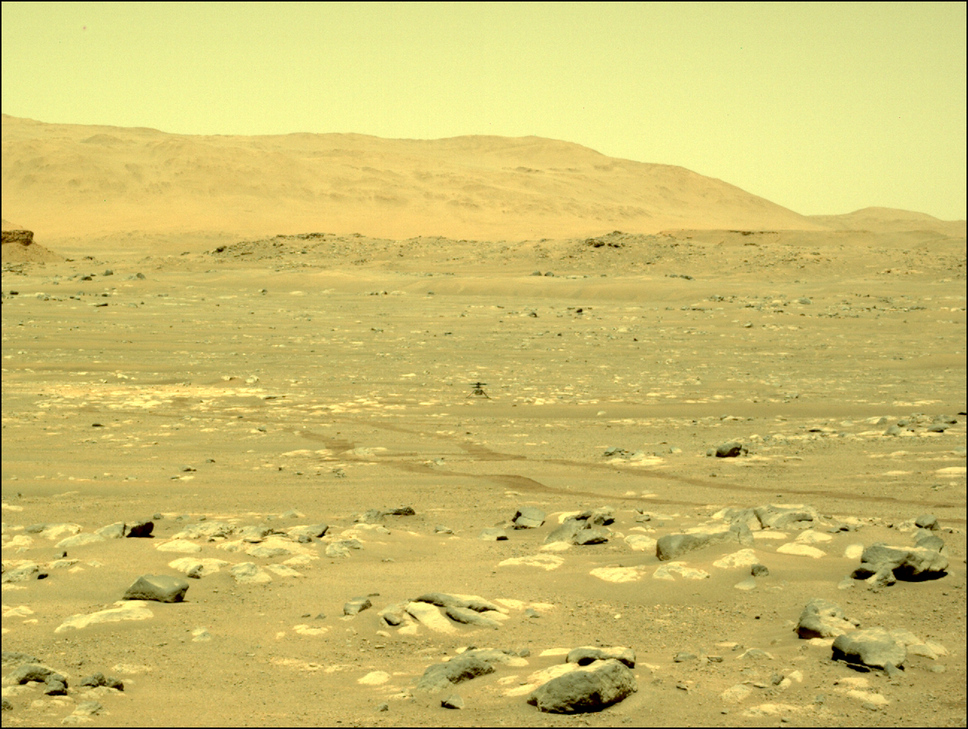
#> input picture perserverance/scripts/lefrncam_57.png, 968 x 729 px, shrunk from 1296 x 976 before the run
$ python uncalibSift.py
#> lines starting #> are read from the running program, lines starting #| are printed output that depends on the picture
#!/usr/bin/python3

import cv2 as cv
import numpy as np
import matplotlib.pyplot as plt

def keypoints_and_desscriptors_sift(image_left, image_right):
    """Using SIFT(Scale invariant feature transform) and FLANN matcher to
    obtain the keypoints and the descriptors for the stero pair[2]
    Input : left and right images
    Output: keypoints 1, keypoints 2, descriptors1, descriptors2, flann_matches
    """
    sift = cv.SIFT_create()
    key1, desc1 = sift.detectAndCompute(image_left, None)
    key2, desc2 = sift.detectAndCompute(image_right, None)

    #FLANN Enhanced Nearest Neighbour Method
    # The keypoints of the first image is matched with the second one
    # i.e the left with the right image.
    # The k = 2 keeps the best 2 matches for each point with smallest
    # distance
    FLANN_INDEX_KDTREE = 1
    index_params = dict(algorithm = FLANN_INDEX_KDTREE, trees = 5)
    search_params = dict(checks=50)
    flann = cv.FlannBasedMatcher(index_params,search_params)
    Flann_matches = flann.knnMatch(desc1,desc2,k=2)

    return key1, key2, desc1, desc2, Flann_matches

def lowes_test(matches, threshold, kp1, kp2):
    """ lowes test to keep the good points for caluculating distinctive image
    features[7][1]
    Input : flann_matches, threshold, keypoints1, keypoints2
    Output: Gives the good matches, matchesMask
    """
    matchesMask = [[0, 0] for i in range(len(matches))]
    filtered_matches = []
    pts1 = []
    pts2 = []

    for i, (m, n) in enumerate(matches):
        if m.distance < threshold*n.distance:
            # Keep this keypoint pair
            matchesMask[i] = [1, 0]
            filtered_matches.append(m)
            pts2.append(kp2[m.trainIdx].pt)
            pts1.append(kp1[m.queryIdx].pt)

    return filtered_matches, matchesMask, pts1, pts2

def draw_matches(image_left, image_right, key1, key2, matchesMask, flann_matches):
    """Matches between the images[4][5]
    Input : left image, right image, keypoints1, keypoints2, matchesMask, flann matches
    """

    params = dict(matchColor=(0, 255, 0),
                       singlePointColor=(255, 0, 0),
                       matchesMask=matchesMask[200:300],
                       flags=cv.DrawMatchesFlags_DEFAULT)

    image = cv.drawMatchesKnn(
            image_left,
            key1,
            image_right,
            key2,
            flann_matches[200:300],
            None,
            **params)
    cv.imshow("Matched points", image)
    cv.waitKey(0)

def fundamental_matrix(kp1, kp2):
    """Using the good matchs to get a good estimate of the fundamental matrix[6]
    Input : keypoints1, keypoints2 (of good matches)
    Output: f matrix, inliers, keypoints1, keypoints2
    """
    pts1 = np.int32(kp1)
    pts2 = np.int32(kp2)
    fundamental_matrix, inliers = cv.findFundamentalMat(pts1, pts2, cv.FM_RANSAC)

    # We select only inlier points
    pts1 = pts1[inliers.ravel() == 1]
    pts2 = pts2[inliers.ravel() == 1]

    return fundamental_matrix, inliers, pts1, pts2


# Input images

image_left = cv.imread("lefrncam_57.png", cv.IMREAD_GRAYSCALE)
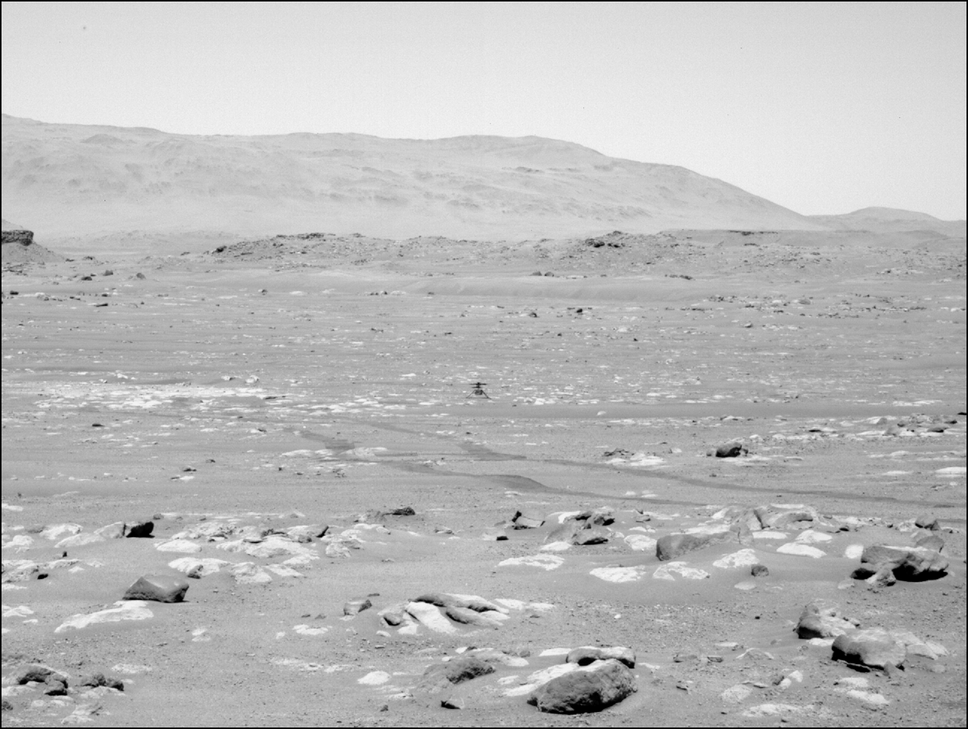
#> image_left: shape (729, 968); min 0, max 245, mean 185.8
image_right = cv.imread("rightrncam_57.png", cv.IMREAD_GRAYSCALE)
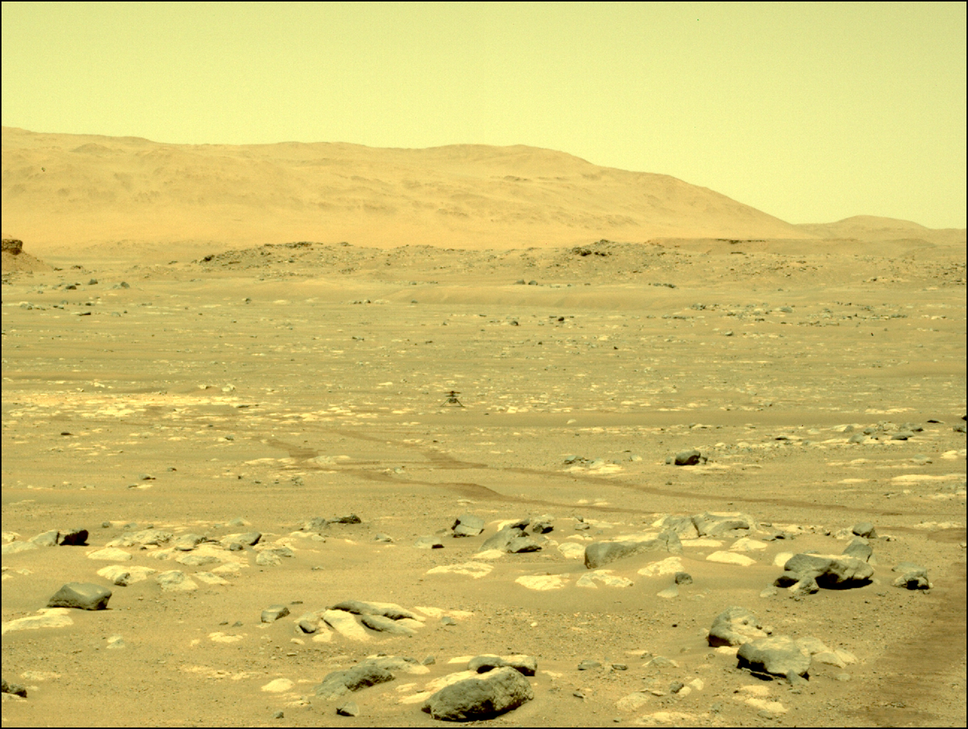
#> input picture perserverance/scripts/rightrncam_57.png, 968 x 729 px, shrunk from 1296 x 976 before the run
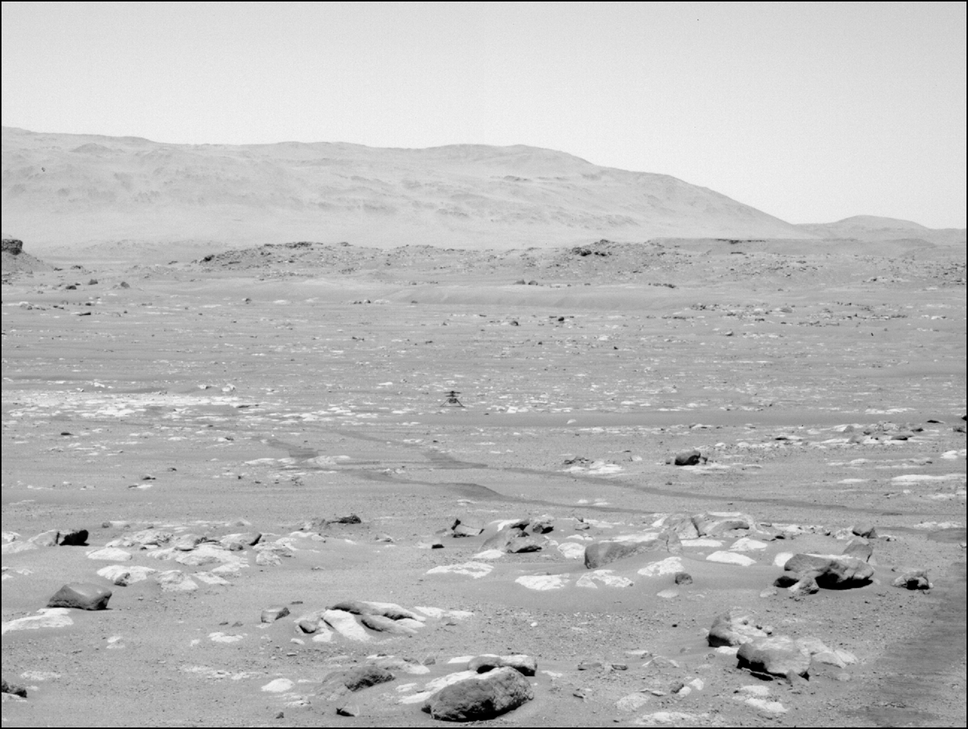
#> image_right: shape (729, 968); min 0, max 246, mean 185.6

# Keypoints ans descriptors

keyp1, keyp2, desc1,desc2, flann_matches = keypoints_and_desscriptors_sift(image_left, image_right)
#> in keypoints_and_desscriptors_sift, `key1, desc1 = sift.detectAndCompute(image_left, None)`: key1 = 2378 keypoints; strongest (x, y, size): (144, 531, 11.9), (41, 577, 4), (500, 538, 3.5), (65, 555, 2.9)
#> in keypoints_and_desscriptors_sift, `key2, desc2 = sift.detectAndCompute(image_right, None)`: key2 = 2296 keypoints; strongest (x, y, size): (483, 669, 6.8), (78, 539, 12.2), (435, 547, 3.3), (805, 676, 5)
#> in keypoints_and_desscriptors_sift, `Flann_matches = flann.knnMatch(desc1,desc2,k=2)`: Flann_matches = 2378 matches
#> keyp1 has the same summary as key1 in keypoints_and_desscriptors_sift; keyp2 has the same summary as key2 in keypoints_and_desscriptors_sift; flann_matches = 2378 matches
good_matches, mask, good_point1, good_point2 = lowes_test(flann_matches, 1, keyp1, keyp2)
#> in lowes_test, `matchesMask = [[0, 0] for i in range(len(matches))]`: matchesMask = 2378 pairs, first value 0 to 0, second value 0 to 0
#> after the loop in lowes_test, `for i, (m, n) in enumerate(matches):`: filtered_matches = 2378 matches; matchesMask = 2378 pairs, first value 1 to 1, second value 0 to 0; pts1 = 2378 pairs, first value 2.41 to 965.1, second value 129 to 726; pts2 = 2378 pairs, first value 2.39 to 965.1, second value 140.1 to 726
#> good_matches = 2378 matches; mask has the same summary as matchesMask in lowes_test; good_point1 has the same summary as pts1 in lowes_test; good_point2 has the same summary as pts2 in lowes_test
draw_matches(image_left, image_right, keyp1, keyp2, mask, flann_matches)
#> in draw_matches, `params = dict(matchColor=(0, 255, 0), singlePointColor=(255, 0, 0), ma..`: params = 4 items
#> in draw_matches, `image = cv.drawMatchesKnn( image_left, key1, image_right, key2, flann_..`:
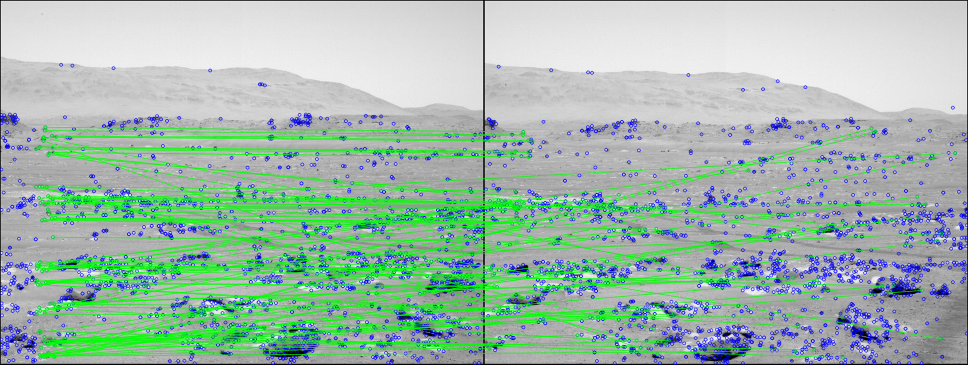
#> image: shape (729, 1936, 3) (shown at 1/2 size); mean of channels 0, 1, 2 171.9, 186.4, 160; drawn as B, G, R

f ,inliners, pts1, pts2 = fundamental_matrix(good_point1, good_point2)
#> in fundamental_matrix, `pts1 = np.int32(kp1)`: pts1 = 2378 pairs, first value 2 to 965, second value 129 to 726
#> in fundamental_matrix, `pts2 = np.int32(kp2)`: pts2 = 2378 pairs, first value 2 to 965, second value 140 to 726
#> in fundamental_matrix, `fundamental_matrix, inliers = cv.findFundamentalMat(pts1, pts2, cv.FM_..`: fundamental_matrix = [[-2.99e-10, -2.6e-05, 0.00958], [2.76e-05, -8.04e-06, -0.162], [-0.0104, 0.166, 1]]; inliers = 2378 values, max 1 at index 12, min 0 at index 0, mean 0.519
#> in fundamental_matrix, `pts1 = pts1[inliers.ravel() == 1]`: pts1 = 1235 pairs, first value 2 to 959, second value 130 to 726
#> in fundamental_matrix, `pts2 = pts2[inliers.ravel() == 1]`: pts2 = 1235 pairs, first value 8 to 965, second value 140 to 726
#> f has the same summary as fundamental_matrix in fundamental_matrix; inliners has the same summary as inliers in fundamental_matrix

# Rectification

h1, w1 = image_left.shape
#> h1 = 729; w1 = 968
h2, w2 = image_right.shape
#> h2 = 729; w2 = 968
_, H1, H2 = cv.stereoRectifyUncalibrated(
    np.float32(pts1), np.float32(pts2), f, imgSize=(w1, h1)
)
#> H1 = [[-0.147, 0.0302, -14.89], [0.0113, -0.167, -6.13], [3e-05, -8.66e-06, -0.176]]; H2 = [[0.916, 0.00216, 39.71], [-0.0653, 1, 31.65], [-0.000173, -4.07e-07, 1.08]]

imgl_rectified = cv.warpPerspective(image_left, H1, (w1, h1))
imgr_rectified = cv.warpPerspective(image_right, H2, (w2, h2))
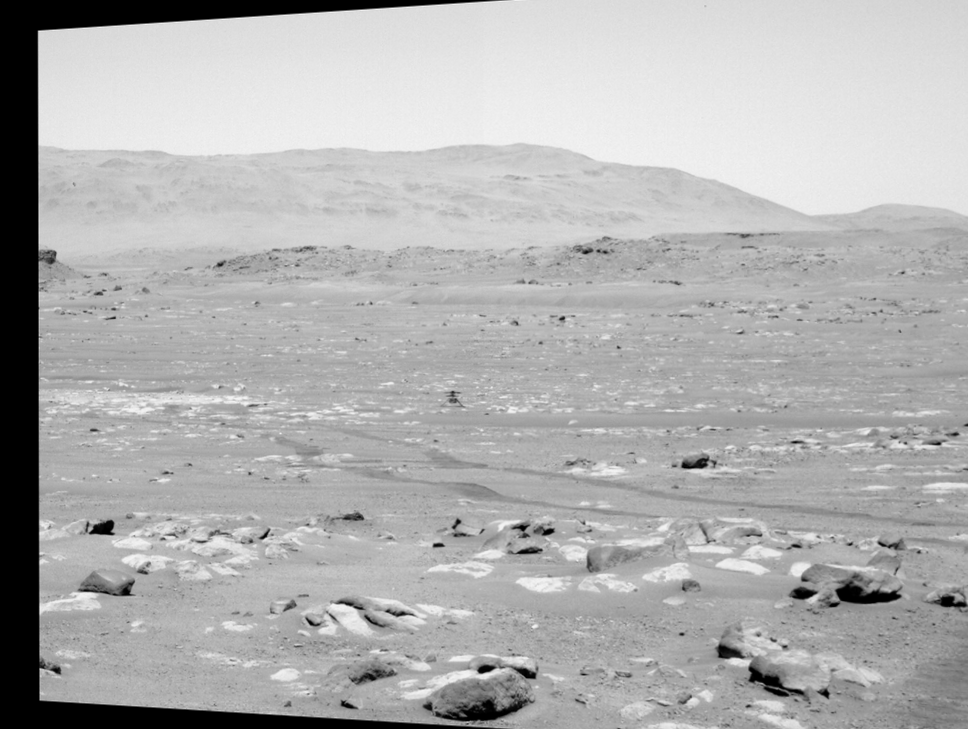
#> imgr_rectified: shape (729, 968); min 0, max 243, mean 175.9
cv.imwrite("rectified_1.png", imgl_rectified)
cv.imwrite("rectified_2.png", imgr_rectified)

min_disp = -1
max_disp = 31
block_size = 10
num_disp = max_disp - min_disp  # Needs to be divisible by 16
stereo = cv.StereoSGBM_create(minDisparity= min_disp,
    numDisparities = num_disp,
    blockSize = block_size,
    uniquenessRatio = 5,
    speckleWindowSize = 3,
    speckleRange = 2,
    disp12MaxDiff = 2)

disparity_SGBM = stereo.compute(imgl_rectified, imgr_rectified)
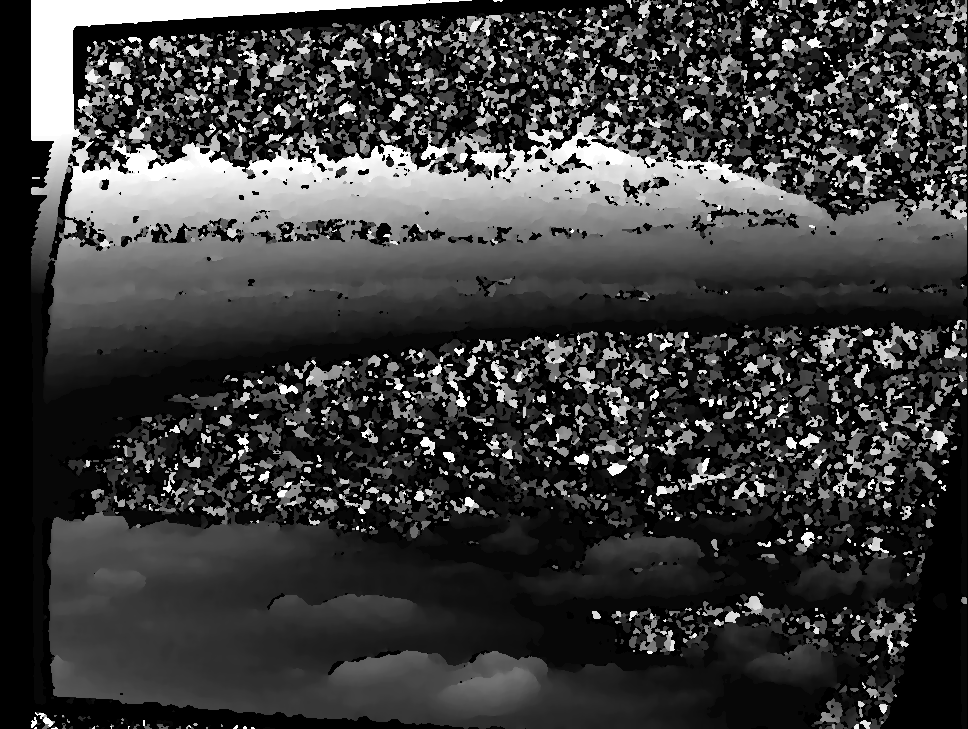
#> disparity_SGBM: shape (729, 968) int16; min -32, max 480, mean 91.3; drawn with min black and max white
plt.imshow(disparity_SGBM, "gray")
plt.colorbar()
plt.show()
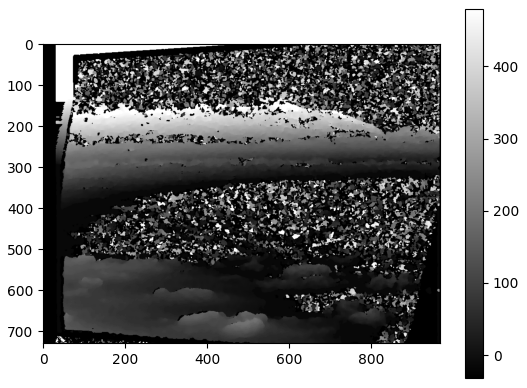
#> figure drawn by matplotlib, 2 panels
